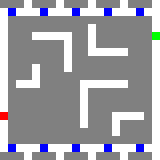

Tiled map render using the project's own tile images. Description and the whole map definition, tile-layer contents included, below:
An orthogonal 20x20 tile map with 8x8 px tiles, 1 tile layer (Capa de Patrones 1).

<map version="1.0" tiledversion="1.0.3" orientation="orthogonal" renderorder="right-down" width="20" height="20" tilewidth="8" tileheight="8" nextobjectid="1">
 <tileset firstgid="1" name="tileset" tilewidth="8" tileheight="8" tilecount="5" columns="5">
  <image source="../tiles/tileset.png" width="40" height="8" />
 </tileset>
 <layer name="Capa de Patrones 1" width="20" height="20">
  <data encoding="csv">
1,1,1,2,1,1,1,2,1,1,1,2,1,1,1,2,1,1,1,2,
2,3,2,2,2,3,2,2,2,3,2,2,2,3,2,2,2,3,2,2,
2,1,1,1,1,1,1,1,1,1,1,1,1,1,1,1,1,1,1,2,
2,1,1,1,1,1,1,1,1,1,1,2,1,1,1,1,1,1,1,2,
2,1,1,1,2,2,2,2,2,1,1,2,1,1,1,1,1,1,1,5,
2,1,1,1,1,1,1,1,2,1,1,2,1,1,1,1,1,1,1,2,
2,1,1,1,1,1,1,1,2,1,1,2,2,2,2,2,1,1,1,2,
2,1,1,1,1,1,1,1,2,1,1,1,1,1,1,1,1,1,1,2,
2,1,1,1,2,1,1,1,2,1,1,1,1,1,1,1,1,1,1,2,
2,1,1,1,2,1,1,1,1,1,1,1,1,1,1,1,1,1,1,2,
2,1,2,2,2,1,1,1,1,1,2,2,2,2,2,2,1,1,1,2,
2,1,1,1,1,1,1,1,1,1,2,1,1,1,1,1,1,1,1,2,
2,1,1,1,1,1,1,1,1,1,2,1,1,1,1,1,1,1,1,2,
2,1,1,1,1,1,1,1,1,1,2,1,1,1,1,1,1,1,1,2,
4,1,1,1,1,1,1,1,1,1,2,1,1,1,2,2,2,2,1,2,
2,1,1,1,1,1,1,1,1,1,2,1,1,1,2,1,1,1,1,2,
2,1,1,1,1,1,1,1,1,1,1,1,1,1,2,1,1,1,1,2,
2,1,1,1,1,1,1,1,1,1,1,1,1,1,1,1,1,1,1,2,
2,3,2,2,2,3,2,2,2,3,2,2,2,3,2,2,2,3,2,2,
1,1,1,2,1,1,1,2,1,1,1,2,1,1,1,2,1,1,1,2
</data>
 </layer>
</map>